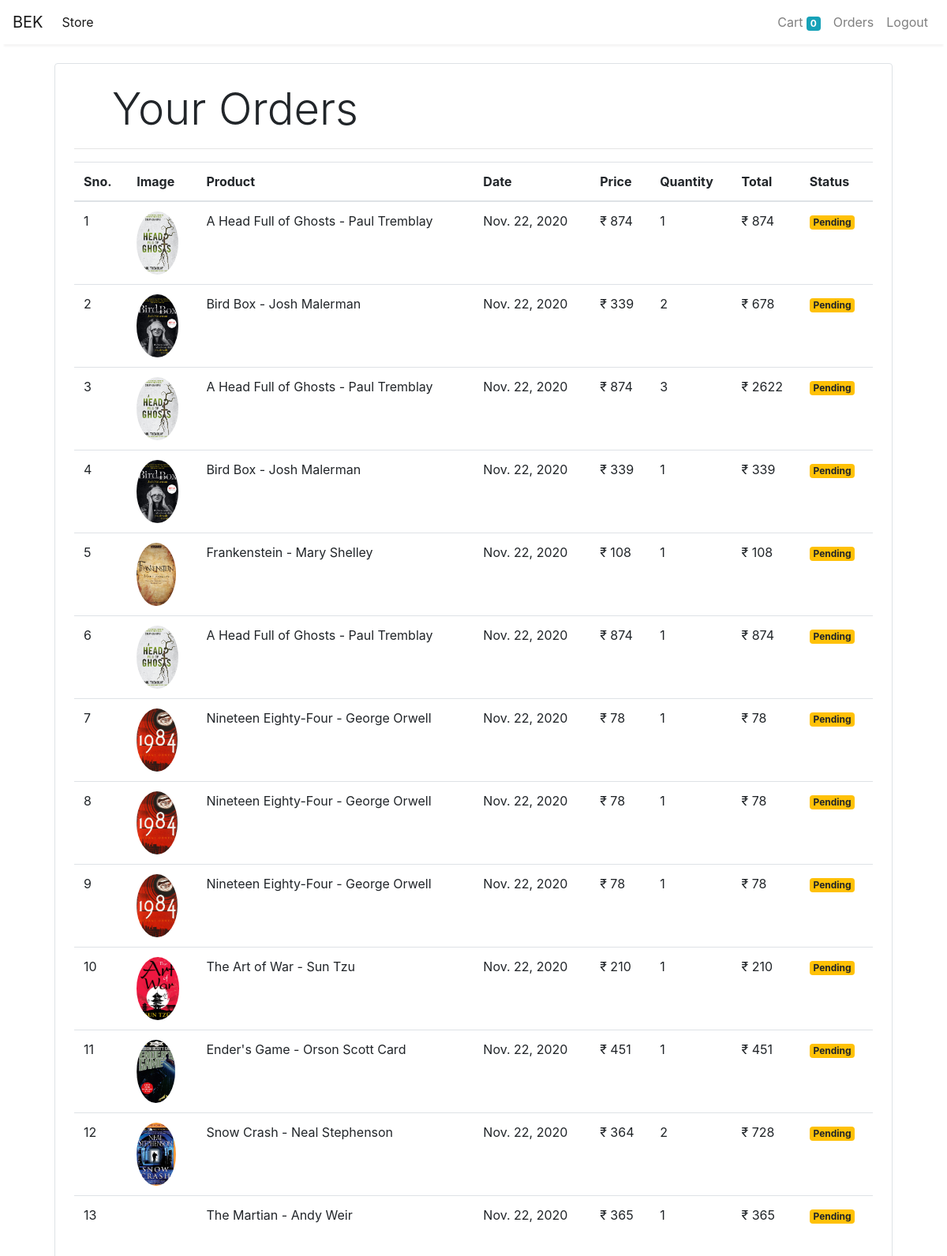
/orders (signed in), run on the app's committed database.
### store/models/orders.py (models this page shows, shortened)
class Order(models.Model):
    product = models.ForeignKey(Product,
                                on_delete=models.CASCADE)
    customer = models.ForeignKey(Customer,
                                 on_delete=models.CASCADE)
    quantity = models.IntegerField(default=1)
    price = models.IntegerField()
    address1 = models.CharField(max_length=50, default='', blank=True, null=True)
    address2 = models.CharField(max_length=50, default='', blank=True, null=True)
    phone = models.CharField(max_length=50, default='', blank=True, null=True)
    state= models.CharField(max_length=50, default='', blank=True, null=True)
    pincode = models.IntegerField(default=1, null=True)
    quantity = models.IntegerField(default=1)
    city = models.CharField(max_length=50, default='', blank=True, null=True)
    date = models.DateField(default=datetime.datetime.today)
    status = models.BooleanField(default=False)
    @staticmethod
    def get_orders_by_customer(customer_id):
        return Order.objects.filter(customer=customer_id).order_by('-date')

### store/models/product.py (models this page shows, shortened)
class Product(models.Model):
    name = models.CharField(max_length=50)
    price = models.IntegerField(default=0)
    category = models.ForeignKey(Category, on_delete=models.CASCADE, default=1)
    description = models.CharField(max_length=20000, default='' , null=True , blank=True)
    image = models.ImageField(upload_to='uploads/products/')

### store/middlewares/auth.py (the view)
    def middleware(request):
        print(request.session.get('customer'))
        returnUrl = request.META['PATH_INFO']
        print(request.META['PATH_INFO'])
        if not request.session.get('customer'):
           return redirect(f'login?return_url={returnUrl}')
        response = get_response(request)
        return response

### store/templatetags/custom_filter.py (called while the page is built)
@register.filter(name='currency')
def currency(number):
    return "₹ "+str(number)

@register.filter(name='multiply')
def multiply(number , number1):
    return number * number1

### store/views/orders.py (called while the page is built)
    def get(self , request ):
        customer = request.session.get('customer')
        orders = Order.get_orders_by_customer(customer)
        print(orders)
        return render(request , 'orders.html'  , {'orders' : orders})

### store/templates/orders.html
{% extends 'base.html' %}
{% block content %}
{% load cart %}
{% load custom_filter %}
<div class="container">
   <div class="border rounded p-4 m-4">
        <p class="display-4 pl-4 ml-4">Your Orders</p>
        <hr>
        <table class="table">
            <thead>
                <tr>
                    <th>Sno.</th>
                    <th>Image</th>
                    <th>Product</th>
                    <th>Date</th>
                    <th>Price</th>
                    <th>Quantity</th>
                    <th>Total</th>
                    <th>Status</th>
                </tr>
            </thead>
            <tbody>
                {% for order in orders %}
                <tr>
                    <td>{{forloop.counter}}</td>
                    <td><img style="height: 80px;" class="rounded-circle" src="{{order.product.image.url}}" alt=""></td>
                    <td>{{order.product.name}}</td>
                    <td>{{order.date}}</td>
                    <td>{{order.price|currency}}</td>
                    <td>{{order.quantity}}</td>
                    <td>{{order.quantity|multiply:order.price|currency}}</td>
                    {% if order.status %}
                    <td><small class="badge badge-success">Completed</small></td>
                    {%else%}
                    <td><small class="badge badge-warning">Pending</small></td>
                    {% endif %}
                </tr>
                {% endfor %}
            </tbody>
        </table>
   </div>
</div>
{% endblock %}

### store/templates/base.html (shortened to what this page needs)
<!doctype html>
<html lang="en">
<head>
  <link rel="stylesheet" href="https://maxcdn.bootstrapcdn.com/bootstrap/4.0.0/css/bootstrap.min.css"
>
</head>
<body>
  <nav class="one-edge-shadow
  sticky-top navbar
  navbar-expand-lg
   navbar-light bg-white">
    <a class="navbar-brand" href="/">BEK</a>
    <div class="collapse navbar-collapse" id="navbarSupportedContent">
      <ul class="navbar-nav mr-auto">
        <li class="nav-item active">
          <a class="nav-link" href="/store">Store <span class="sr-only">(current)</span></a>
        </li>
      </ul>
      <ul class=" navbar-nav my-2 my-lg-0">
        <li class="nav-item ">
          <a class="nav-link" href="/cart">Cart
            <span class="badge badge-info">{{request.session.cart.keys|length}}</span>
            <span class="sr-only">(current)</span></a>
        </li>
        {% if request.session.customer %}
        <li class="nav-item ">
          <a class="nav-link" href="/orders">Orders<span class="sr-only">(current)</span></a>
        </li>
        <li class="nav-item ">
          <a class="nav-link" href="/logout">Logout<span class="sr-only">(current)</span></a>
        </li>
        {% endif %}
      </ul>
    </div>
  </nav>
    {% block content %}{% endblock %}
</body>
</html>

### store/templates/base.html (style rules this page uses)
nav { background-color: white; }
.one-edge-shadow { box-shadow: 0 8px 2px -5px rgb(246, 245, 245); }

### data on the page
Order: product.image (picture), product.name "A Head Full of Ghosts - Paul Tremblay", date "Nov. 22, 2020", price "₹ 874", quantity "1", quantity|multiply "₹ 874", status "Pending"
Order: product.image (picture), product.name "Bird Box - Josh Malerman", date "Nov. 22, 2020", price "₹ 339", quantity "2", quantity|multiply "₹ 678", status "Pending"
Order: product.image (picture), product.name "A Head Full of Ghosts - Paul Tremblay", date "Nov. 22, 2020", price "₹ 874", quantity "3", quantity|multiply "₹ 2622", status "Pending"
Order: product.image (picture), product.name "Bird Box - Josh Malerman", date "Nov. 22, 2020", price "₹ 339", quantity "1", quantity|multiply "₹ 339", status "Pending"
Order: product.image (picture), product.name "Frankenstein - Mary Shelley", date "Nov. 22, 2020", price "₹ 108", quantity "1", quantity|multiply "₹ 108", status "Pending"
Order: product.image (picture), product.name "A Head Full of Ghosts - Paul Tremblay", date "Nov. 22, 2020", price "₹ 874", quantity "1", quantity|multiply "₹ 874", status "Pending"
Order: product.image (picture), product.name "Nineteen Eighty-Four - George Orwell", date "Nov. 22, 2020", price "₹ 78", quantity "1", quantity|multiply "₹ 78", status "Pending"
Order: product.image (picture), product.name "Nineteen Eighty-Four - George Orwell", date "Nov. 22, 2020", price "₹ 78", quantity "1", quantity|multiply "₹ 78", status "Pending"
Order: product.image (picture), product.name "Nineteen Eighty-Four - George Orwell", date "Nov. 22, 2020", price "₹ 78", quantity "1", quantity|multiply "₹ 78", status "Pending"
Order: product.image (picture), product.name "The Art of War - Sun Tzu", date "Nov. 22, 2020", price "₹ 210", quantity "1", quantity|multiply "₹ 210", status "Pending"
Order: product.image (picture), product.name "Ender's Game - Orson Scott Card", date "Nov. 22, 2020", price "₹ 451", quantity "1", quantity|multiply "₹ 451", status "Pending"
Order: product.image (picture), product.name "Snow Crash - Neal Stephenson", date "Nov. 22, 2020", price "₹ 364", quantity "2", quantity|multiply "₹ 728", status "Pending"
Order: product.name "The Martian - Andy Weir", date "Nov. 22, 2020", price "₹ 365", quantity "1", quantity|multiply "₹ 365", status "Pending"

### other printed values
{{ request.session.cart.keys|length }} "0"
